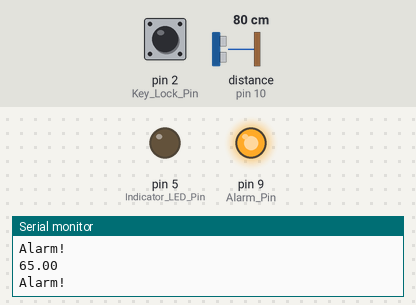
A program run on a simulated Arduino Pro Mini, built with avr-gcc and run on an emulated ATmega328P. Shown: output pins drawn as LEDs (lit = HIGH), the last lines printed to the serial monitor. Wiring (inferred from the names in the program): ultrasonic range finder: trigger pin 11; echo pin 10. The inputs (shaded band) are chosen by the test bench; at power-on: pin 2 (Key_Lock_Pin) HIGH, distance to the obstacle (sensor on pin 10) 80 cm. The echo pulse lasts 58.3 µs per cm; pins used as bus, display or sensor lines are not drawn.

Above: at 1.2 s.
1.3 s: pin 2 (Key_Lock_Pin) pulled LOW for 0.15 s
At 2.3 s:
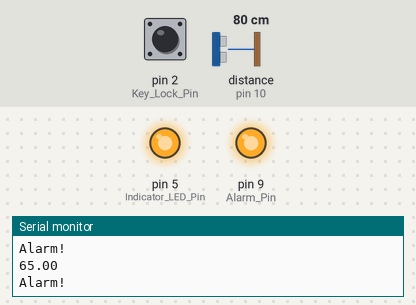
2.9 s: pin 2 (Key_Lock_Pin) pulled LOW for 1 s
At 3.7 s:
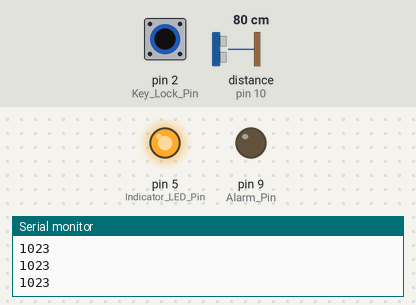
6.9 s: pin 2 (Key_Lock_Pin) pulled LOW for 3.2 s
At 11.0 s:
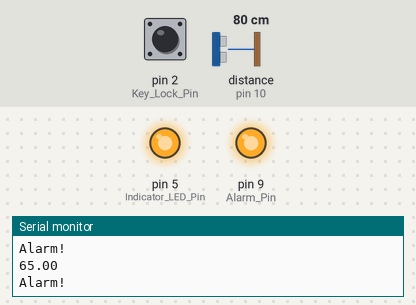
11.6 s: distance to the obstacle (sensor on pin 10) set to 2 cm
14.6 s: pin 2 (Key_Lock_Pin) pulled LOW for 0.15 s
At 15.1 s:
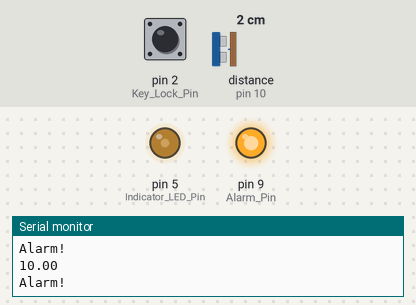
16.2 s: distance to the obstacle (sensor on pin 10) set to 18 cm
Timing chart, 0 to 19.2 s (numbered marks = the images above; inputs shaded):
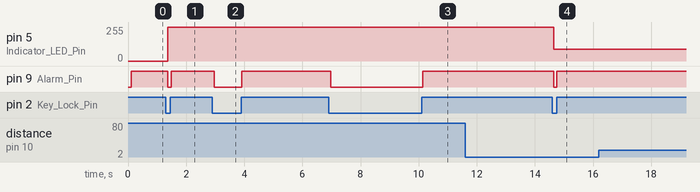

Measured:
- after the input at 1.3 s, pin 5 (Indicator_LED_Pin): 0/255 → 255/255 after 0.07 s; pin 9 (Alarm_Pin): HIGH → LOW after 0.07 s, → HIGH 0.11 s later
- after the input at 2.9 s, pin 9 (Alarm_Pin): HIGH → LOW after 0.06 s, → HIGH 0.95 s later
- after the input at 6.9 s, pin 9 (Alarm_Pin): HIGH → LOW after 0.07 s, → HIGH 3.2 s later
- after the input at 14.6 s, pin 5 (Indicator_LED_Pin): 255/255 → 88/255 after 0.05 s; pin 9 (Alarm_Pin): HIGH → LOW after 0.05 s, → HIGH 0.10 s later

The program:

main.cpp
```cpp
#include <Arduino.h>

#define Trig_Pin 11 // Trigger Pin of Ultrasonic Sensor
#define Echo_Pin 10 // Echo Pin of Ultrasonic Sensor
#define Vcc 8
#define Alarm_Pin 9 //Connected to relay which will ring an Alarm
#define Key_Lock_Pin 2
#define Indicator_LED_Pin 5


float Fixed_Distance = 13.00; // distance from sonar ssensor to wood mounting
float Allowable_Range = 2.00; //distance change in this range is allowed

bool unclocked = false;
bool Alarm = false;

void Unlock()
{
  Serial.println("key change");
  if(digitalRead(Key_Lock_Pin) == 0)
  {
    unclocked = true;
    Alarm = false;
  }
  else
  unclocked = false;
}


long microsecondsToCentimeters(long microseconds) {
   return microseconds / 29 / 2;
}

float Distance()
{
  long duration, dist;
  pinMode(Trig_Pin, OUTPUT);
  digitalWrite(Trig_Pin, LOW);
  delayMicroseconds(2);
  digitalWrite(Trig_Pin, HIGH);
  delayMicroseconds(10);
  digitalWrite(Trig_Pin, LOW);
  pinMode(Echo_Pin, INPUT);
  duration = pulseIn(Echo_Pin, HIGH);
  dist = microsecondsToCentimeters(duration);
  delay(100);
  return dist;
}

void LED_Lightup(int times, int Delay)
{
  if(Delay == 0)
  {
    int power = times;
    analogWrite(Indicator_LED_Pin, power);
  }

  else if(Delay != 0 && times == 0)
  {
    digitalWrite(Indicator_LED_Pin, LOW);
  }
  else
  {
    for(int i = 0; i < times; i++)
    {
      digitalWrite(Indicator_LED_Pin, HIGH);
      delay(Delay);
      digitalWrite(Indicator_LED_Pin, LOW);
      delay(Delay);
    }

  }
}

void setup() {
  Serial.begin(9600);
  pinMode(Trig_Pin, OUTPUT);
  pinMode(Echo_Pin, INPUT);
  pinMode(Vcc, OUTPUT);
  pinMode(Alarm_Pin, OUTPUT);
  pinMode(Indicator_LED_Pin, OUTPUT);
  pinMode(Key_Lock_Pin, INPUT_PULLUP);

  attachInterrupt(digitalPinToInterrupt(Key_Lock_Pin), Unlock, CHANGE);

  digitalWrite(Vcc, HIGH);
}

void loop() {
  float dist = Distance();
  if(unclocked)
  {
    float difference = dist - Fixed_Distance;
    int led_power = abs(difference) * 50;

    if(led_power > 1023)
    led_power = 1023;
    else if(led_power < 0)
    led_power = 0;

    LED_Lightup(led_power, 0);
    Serial.println(led_power);
  }

  else
  {
    if(abs(dist - Fixed_Distance) - Allowable_Range > 0)
    {
      Serial.println(abs(dist - Fixed_Distance) - Allowable_Range);

      Alarm = true;

    }
  }

  if(Alarm)
  {
    Serial.println("Alarm!");
    digitalWrite(Alarm_Pin, HIGH);
    // LED_Lightup(50, 200);
  }
  else
  {
    digitalWrite(Alarm_Pin, LOW);
  }

  // Serial.print(dist);
  // Serial.print("cm");
  // Serial.println();
  // delay(1000);

}
```
